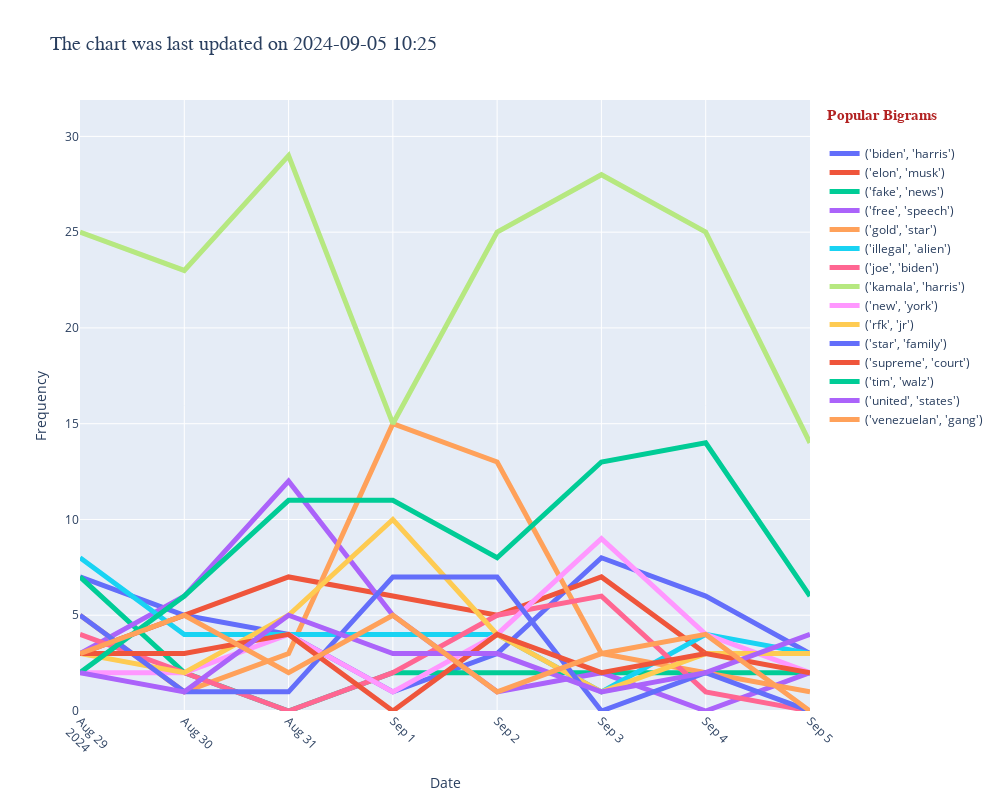

Notebook code cell kept with this figure:
### Code cell
dataframe= df
num=2
last_ndays=7
extra_stops = ['trump']
save_filename='interactive_bigrams_7days'
top_n=15

ngram_time_last_n_days_interactive(dataframe=dataframe, 
                                   num =num, 
                                   extra_stops=extra_stops, 
                                   last_ndays=last_ndays,
                                   save_filename =save_filename, 
                                   top_n=top_n)

### Figure 1 — Plotly figure (JSON) as saved in the notebook; plotly's stock layout.template omitted (floating-point values rounded to 4 significant figures)
{"data": [{"line": {"width": 5}, "mode": "lines", "name": "('biden', 'harris')", "type": "scatter", "x": ["2024-08-29T00:00:00", "2024-08-30T00:00:00", "2024-08-31T00:00:00", "2024-09-01T00:00:00", "2024-09-02T00:00:00", "2024-09-03T00:00:00", "2024-09-04T00:00:00", "2024-09-05T00:00:00"], "y": [7, 5, 4, 1, 3, 8, 6, 3]}, {"line": {"width": 5}, "mode": "lines", "name": "('elon', 'musk')", "type": "scatter", "x": ["2024-08-29T00:00:00", "2024-08-30T00:00:00", "2024-08-31T00:00:00", "2024-09-01T00:00:00", "2024-09-02T00:00:00", "2024-09-03T00:00:00", "2024-09-04T00:00:00", "2024-09-05T00:00:00"], "y": [3, 5, 7, 6, 5, 7, 3, 3]}, {"line": {"width": 5}, "mode": "lines", "name": "('fake', 'news')", "type": "scatter", "x": ["2024-08-29T00:00:00", "2024-08-30T00:00:00", "2024-08-31T00:00:00", "2024-09-01T00:00:00", "2024-09-02T00:00:00", "2024-09-03T00:00:00", "2024-09-04T00:00:00", "2024-09-05T00:00:00"], "y": [7, 2, 0, 2, 2, 2, 2, 2]}, {"line": {"width": 5}, "mode": "lines", "name": "('free', 'speech')", "type": "scatter", "x": ["2024-08-29T00:00:00", "2024-08-30T00:00:00", "2024-08-31T00:00:00", "2024-09-01T00:00:00", "2024-09-02T00:00:00", "2024-09-03T00:00:00", "2024-09-04T00:00:00", "2024-09-05T00:00:00"], "y": [3, 6, 12, 5, 1, 2, 0, 2]}, {"line": {"width": 5}, "mode": "lines", "name": "('gold', 'star')", "type": "scatter", "x": ["2024-08-29T00:00:00", "2024-08-30T00:00:00", "2024-08-31T00:00:00", "2024-09-01T00:00:00", "2024-09-02T00:00:00", "2024-09-03T00:00:00", "2024-09-04T00:00:00", "2024-09-05T00:00:00"], "y": [5, 1, 3, 15, 13, 3, 2, 1]}, {"line": {"width": 5}, "mode": "lines", "name": "('illegal', 'alien')", "type": "scatter", "x": ["2024-08-29T00:00:00", "2024-08-30T00:00:00", "2024-08-31T00:00:00", "2024-09-01T00:00:00", "2024-09-02T00:00:00", "2024-09-03T00:00:00", "2024-09-04T00:00:00", "2024-09-05T00:00:00"], "y": [8, 4, 4, 4, 4, 1, 4, 3]}, {"line": {"width": 5}, "mode": "lines", "name": "('joe', 'biden')", "type": "scatter", "x": ["2024-08-29T00:00:00", "2024-08-30T00:00:00", "2024-08-31T00:00:00", "2024-09-01T00:00:00", "2024-09-02T00:00:00", "2024-09-03T00:00:00", "2024-09-04T00:00:00", "2024-09-05T00:00:00"], "y": [4, 2, 0, 2, 5, 6, 1, 0]}, {"line": {"width": 5}, "mode": "lines", "name": "('kamala', 'harris')", "type": "scatter", "x": ["2024-08-29T00:00:00", "2024-08-30T00:00:00", "2024-08-31T00:00:00", "2024-09-01T00:00:00", "2024-09-02T00:00:00", "2024-09-03T00:00:00", "2024-09-04T00:00:00", "2024-09-05T00:00:00"], "y": [25, 23, 29, 15, 25, 28, 25, 14]}, {"line": {"width": 5}, "mode": "lines", "name": "('new', 'york')", "type": "scatter", "x": ["2024-08-29T00:00:00", "2024-08-30T00:00:00", "2024-08-31T00:00:00", "2024-09-01T00:00:00", "2024-09-02T00:00:00", "2024-09-03T00:00:00", "2024-09-04T00:00:00", "2024-09-05T00:00:00"], "y": [2, 2, 4, 1, 4, 9, 4, 2]}, {"line": {"width": 5}, "mode": "lines", "name": "('rfk', 'jr')", "type": "scatter", "x": ["2024-08-29T00:00:00", "2024-08-30T00:00:00", "2024-08-31T00:00:00", "2024-09-01T00:00:00", "2024-09-02T00:00:00", "2024-09-03T00:00:00", "2024-09-04T00:00:00", "2024-09-05T00:00:00"], "y": [3, 2, 5, 10, 4, 1, 3, 3]}, {"line": {"width": 5}, "mode": "lines", "name": "('star', 'family')", "type": "scatter", "x": ["2024-08-29T00:00:00", "2024-08-30T00:00:00", "2024-08-31T00:00:00", "2024-09-01T00:00:00", "2024-09-02T00:00:00", "2024-09-03T00:00:00", "2024-09-04T00:00:00", "2024-09-05T00:00:00"], "y": [5, 1, 1, 7, 7, 0, 2, 0]}, {"line": {"width": 5}, "mode": "lines", "name": "('supreme', 'court')", "type": "scatter", "x": ["2024-08-29T00:00:00", "2024-08-30T00:00:00", "2024-08-31T00:00:00", "2024-09-01T00:00:00", "2024-09-02T00:00:00", "2024-09-03T00:00:00", "2024-09-04T00:00:00", "2024-09-05T00:00:00"], "y": [3, 3, 4, 0, 4, 2, 3, 2]}, {"line": {"width": 5}, "mode": "lines", "name": "('tim', 'walz')", "type": "scatter", "x": ["2024-08-29T00:00:00", "2024-08-30T00:00:00", "2024-08-31T00:00:00", "2024-09-01T00:00:00", "2024-09-02T00:00:00", "2024-09-03T00:00:00", "2024-09-04T00:00:00", "2024-09-05T00:00:00"], "y": [2, 6, 11, 11, 8, 13, 14, 6]}, {"line": {"width": 5}, "mode": "lines", "name": "('united', 'states')", "type": "scatter", "x": ["2024-08-29T00:00:00", "2024-08-30T00:00:00", "2024-08-31T00:00:00", "2024-09-01T00:00:00", "2024-09-02T00:00:00", "2024-09-03T00:00:00", "2024-09-04T00:00:00", "2024-09-05T00:00:00"], "y": [2, 1, 5, 3, 3, 1, 2, 4]}, {"line": {"width": 5}, "mode": "lines", "name": "('venezuelan', 'gang')", "type": "scatter", "x": ["2024-08-29T00:00:00", "2024-08-30T00:00:00", "2024-08-31T00:00:00", "2024-09-01T00:00:00", "2024-09-02T00:00:00", "2024-09-03T00:00:00", "2024-09-04T00:00:00", "2024-09-05T00:00:00"], "y": [3, 5, 2, 5, 1, 3, 4, 0]}], "layout": {"height": 800, "legend": {"title": {"font": {"color": "firebrick", "family": "Courier", "size": 15}, "text": "<b>Popular Bigrams<br>"}}, "title": {"font": {"family": "Arial", "size": 20}, "pad": {"t": 20}, "text": "The chart was last updated on 2024-09-05 10:25"}, "width": 1000, "xaxis": {"tickangle": 45, "title": {"text": "Date"}}, "yaxis": {"range": [0, 31.9], "title": {"text": "Frequency"}}}}
